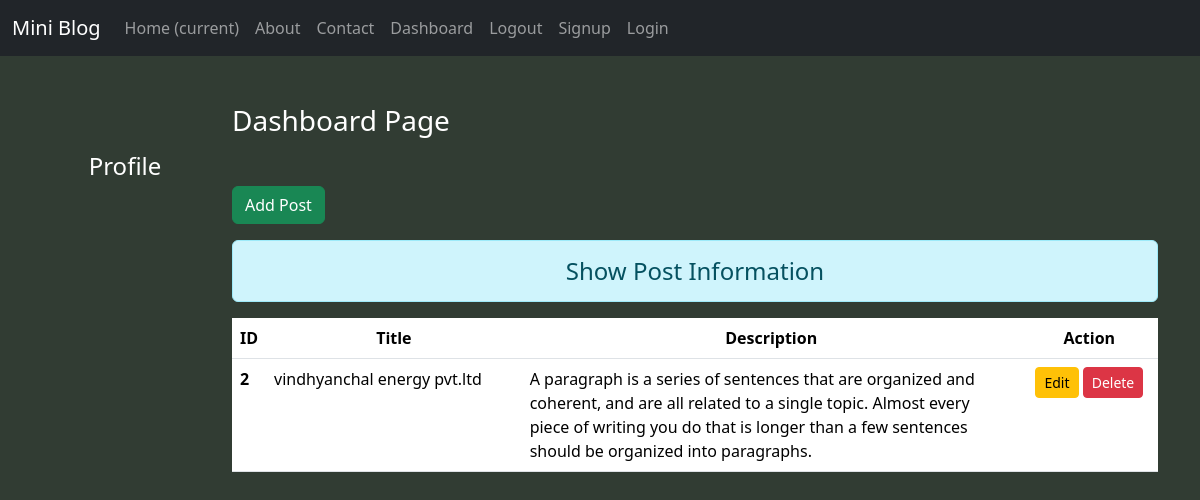
The page /dashboard/ (signed in) on the database its author committed.
### blog/models.py (models this page shows)
class Post(models.Model):
 title = models.CharField(max_length=150)
 desc = models.TextField()

### blog/views.py (the view)
# urls.py: path('dashboard/', views.dashboard, name='dashboard'),
def dashboard(request):
 if request.user.is_authenticated:
  posts = Post.objects.all()
  user = request.user
  full_name = user.get_full_name()
  gps = user.groups.all()
  return render(request, 'blog/dashboard.html', {'posts':posts, 'full_name':full_name, 'groups':gps})
 else:
  return HttpResponseRedirect('/login/')

### blog/templates/blog/dashboard.html (shortened to what this page needs)
{% extends 'blog/base.html' %}
{% load static %}
{% block side %}
<div class="col-sm-2 text-white my-5 text-center">
  <h4 class="my-5">Profile</h4>
</div>
{% endblock side %}
{% block content %}
<div class="col-sm-10">
 <h3 class="text-white my-5">Dashboard Page</h3>
 <a href="{% url 'addpost' %}" class="btn btn-success">Add Post</a>
 <h4 class="text-center alert alert-info mt-3">Show Post Information</h4>
  {% if posts %}
   <table class="table table-hover bg-white">
     <thead>
       <tr class="text-center">
         <th scope="col" style="width:2%">ID</th>
         <th scope="col" style="width:28%">Title</th>
         <th scope="col" style="width:55%">Description</th>
         <th scope="col" style="width:15%">Action</th>
       </tr>
     </thead>
     <tbody>
      {% for post in posts %}
       <tr>
         <th scope="row">{{post.id}}</th>
         <td>{{post.title}}</td>
         <td>{{post.desc}}</td>
         <td class="text-center">
          <a href="{% url 'updatepost' post.id %}" class="btn btn-warning btn-sm">Edit</a>
          {% if perms.blog.delete_post %}
          <form action="{% url 'deletepost' post.id %}" method="post" class="d-inline"> {% csrf_token %}
          <input type="submit" class="btn btn-danger btn-sm" value="Delete">
         </form>
         {% endif %}
         </td>
       </tr>
      {% endfor %}
     </tbody>
   </table>
  {% else %}
   <h4 class="text-center alert alert-warning">No Records</h4>
  {% endif %}
</div>
{% endblock content %}

### blog/static/blog/css/style.css (style rules this page uses)
body { background-color: rgb(49, 60, 51); color: rgb(227, 216, 216); }

### rows shown on the page
Post: id "2", title "vindhyanchal energy pvt.ltd", desc "A paragraph is a series of sentences that are organized and coherent, and are all related to a single topic. Almost every piece of writing you do that is longer than a few sentences should be organized into paragraphs."
